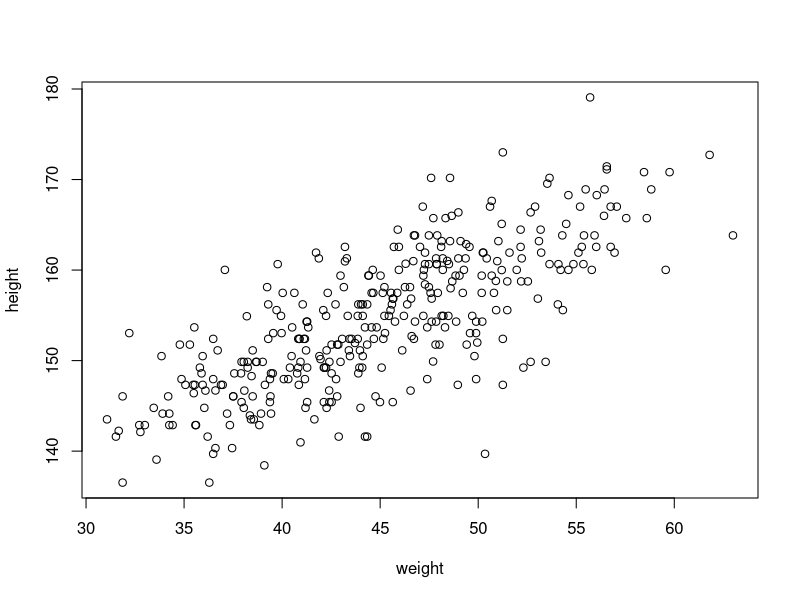
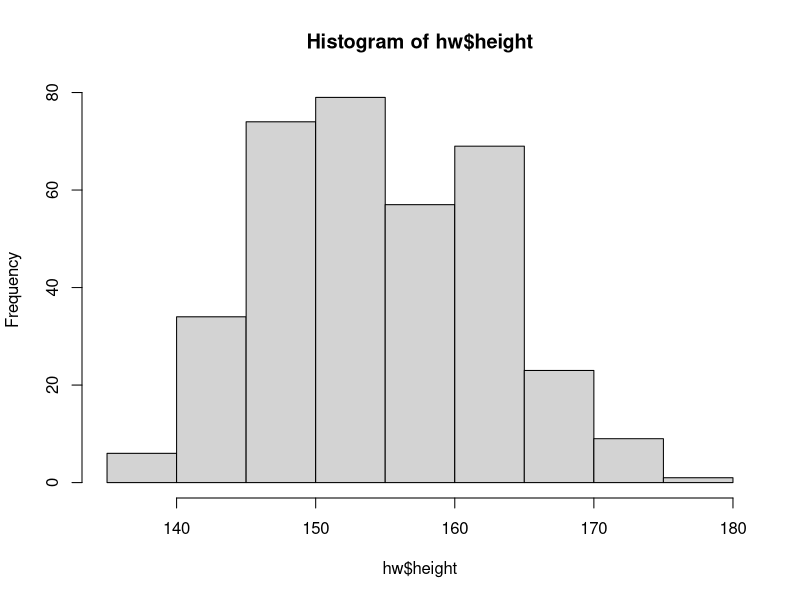
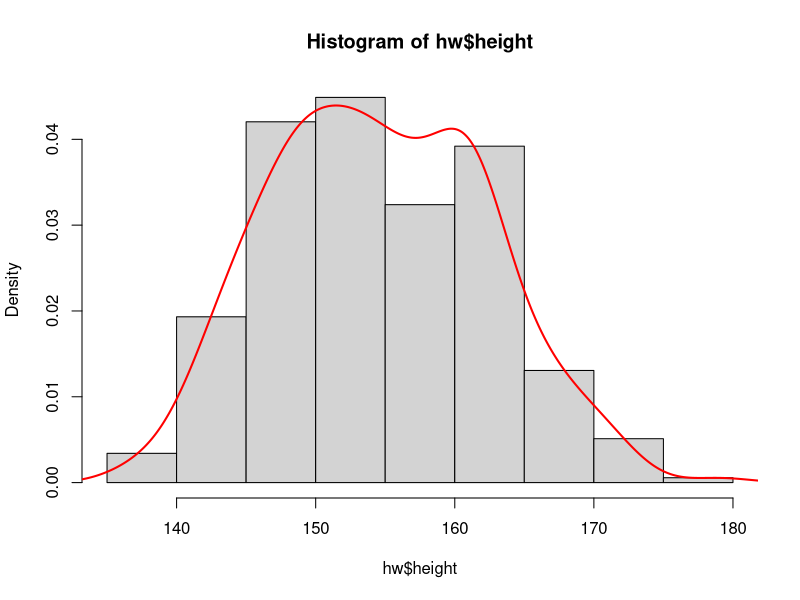
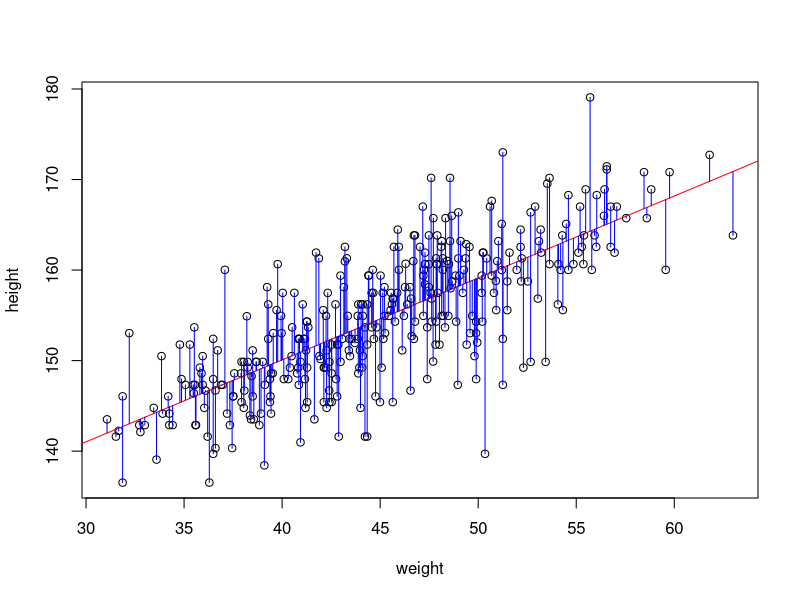
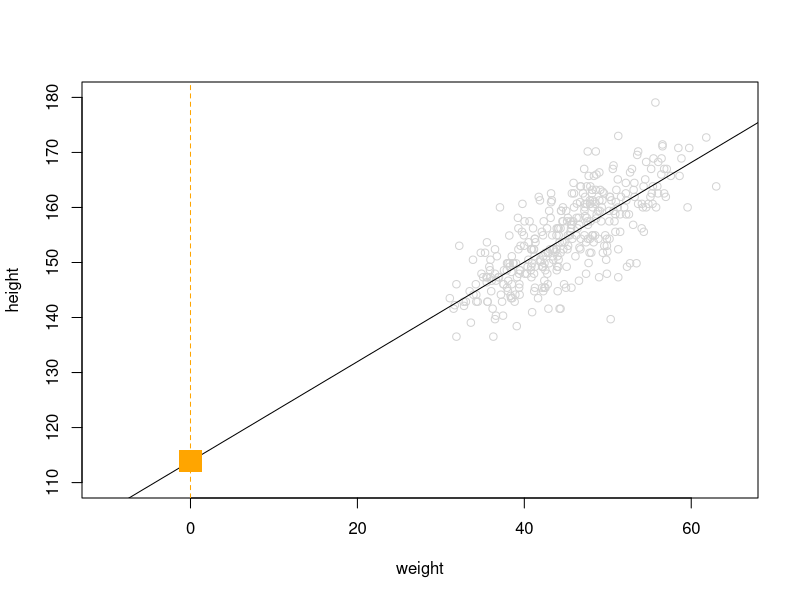
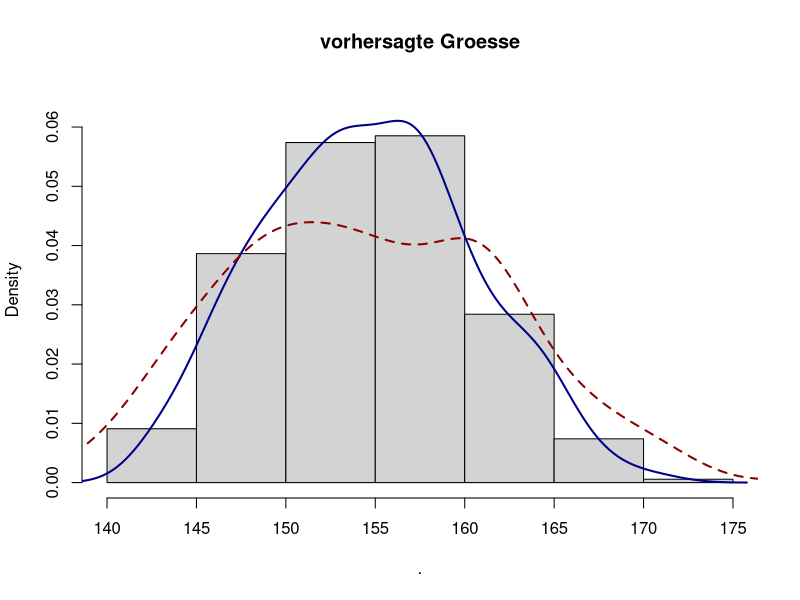
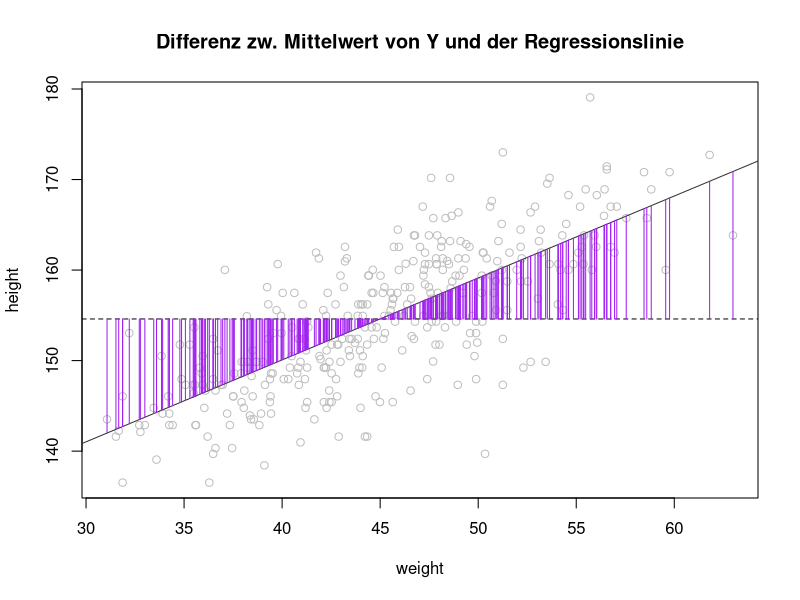
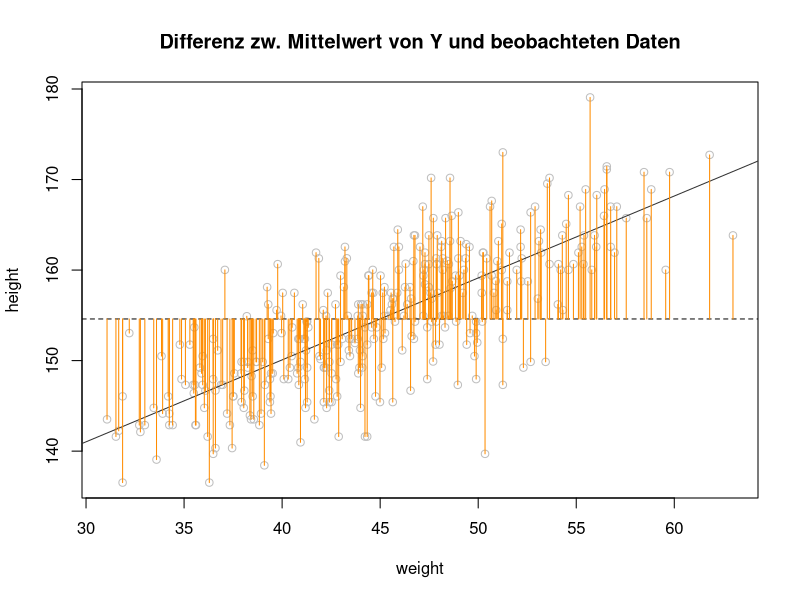

Write R code to recreate these figures, in order.
# Einfuehrung lineare Modelle
# GGSG-Statistikkurs
# September 2018


# Pakete installieren / laden
if(!is.element("tidyverse", installed.packages())) { install.packages("tidyverse") }
library(tidyverse)

# Daten einlesen
hw <- read_csv("howell.csv")

# nur Erwachsene
hw <- subset(hw, age >= 18)

# nach Spalte "height" sortieren
hw <- hw %>% arrange(height)

# Visualisierung: Scatterplot
with(hw, plot(weight, height))

# Visualisierung: Histogramm
hist(hw$height)
hist(hw$height, probability = T)
lines(density(hw$height), col = "red", lwd = 2)

# zurueck zum Scatterplot
with(hw, plot(weight, height))

# Modell anpassen
m01 <- lm(height ~ weight, data = hw)

# Regressionslinie zum Plot hinzufuegen
abline(m01, col = "red")

# Reisuden anzeigen
sapply(1:nrow(hw), 
       function(i)
         lines(x = rep(hw$weight[i], 2),
               y = c(hw$height[i], fitted(m01)[i]), 
               col = "blue")
)

# Zusammenfassung des Modells
summary(m01)


# Modell plotten
# zur Erinnerung: Grundformel ist y = a + b * x
# wobei a der Intercept ist, b die Slope
coef(m01) # Intercept + Slope
a <- coef(m01)[1]
b <- coef(m01)[2] 

# Regressionsgerade durch Punktwolke aus Originaldaten...
# x- und y-Limits werden angepasst, damit wir den Intercept (x = 0) sehen
with(hw, plot(weight, height, col = "lightgrey", xlim = c(-10, 65),
              ylim = c(110, 180)))
abline(a = a, b = b)
points(x = 0, y = a, pch = 15, cex = 3, col = "orange") # intercept
abline(v = 0, col = "orange", lty = 2)

# vorhergesagte + beobachtete Verteilung
predict(m01) %>% hist(probability = T, main = "vorhersagte Groesse",
                      ylim = c(0, 0.065))
predict(m01) %>% density %>% lines(col = "darkblue", lwd = 2)
hw$height %>% density %>% lines(col= "darkred", lwd = 2, lty = 2)


############################
## R^2 manuell errechnen: ##
############################

# R^2 = model sum of squares / total sum of squares

# model sum of squares (SSM): Differenz zwischen
# Mittelwert von Y und der Regressionslinie

# visualisiert:
with(hw, plot(weight, height, col = "grey"))
abline(m01, col = "grey20")
abline(h = mean(hw$height), lty = 2) # Mittelwert

sapply(1:nrow(hw), function(i)
  lines(x = rep(hw$weight[i], 2),
        c(mean(hw$height), fitted(m01)[i]), col = "purple")
)

title("Differenz zw. Mittelwert von Y und der Regressionslinie")


# model sum of squares
ssm <- sum((fitted(m01) - mean(hw$height))^2)



# total sum of squares (SST): Differenz zwischen
# beobachteten daten (observed) und dem
# Mittelwert von Y

# visualisiert:
with(hw, plot(weight, height, col = "grey"))
abline(m01, col = "grey20")
abline(h = mean(hw$height), lty = 2) # Mittelwert

sapply(1:nrow(hw), function(i)
  lines(x = rep(hw$weight[i], 2),
        c(mean(hw$height), hw$height[i]), col = "darkorange")
)

title("Differenz zw. Mittelwert von Y und beobachteten Daten")


sst <- sum((hw$height - mean(hw$height))^2)


# R^2
ssm / sst

# zum Vergleich:
summary(m01)$r.squared

# wegen Rundungsungenauigkeit sind allerdings beide nicht genau gleich:
(ssm / sst) == summary(m01)$r.squared


# SST ist uebrigens die Quadratfehlersumme (ssm)
# des Nullmodells:
m0 <- lm(height ~ 1, data = hw) # nur intercept
summary(m0)

# Nullmodell plotten
with(hw, plot(weight, height, col = "grey"))
abline(m0, col = "orange", lwd = 2) # Regressionsline = Mittelwert


##############################
## F-Wert manuell berechnen ##
##############################

# F = mean model sum of squares / mean residual sum of squares
# residual sum of squares: Differenz zwischen
# beobachteten Daten und Regressionslinie

# wie bereits oben visualisiert:
with(hw, plot(weight, height, col = "grey"))
abline(h = mean(hw$height), col = "blue", lty = 2)
sapply(1:nrow(hw), 
       function(i)
         lines(x = rep(hw$weight[i], 2),
               y = c(hw$height[i], fitted(m01)[i]), 
               col = "blue")
)
title("Differenz zwischen beobachteten Daten und der Regressionslinie")

# ein zufaellig herausgegriffener Punkt
# zur Visualisierung von erklaerter
# und unerklaerter Varianz:
with(hw, points(weight[351], height[351], col = "red", pch = 20))
abline(m01, col = "orange", lwd = 2)
lines(x = rep(hw$weight[351], 2),
      y = c(hw$height[351], mean(hw$height)), col = "red")


# residual sum of squares
ssr <- sum((hw$height - fitted(m01))^2)




# um *mean* model sum of squares und *mean* residual
# sum of squares zu bekommen, muessen wir durch die
# Freiheitsgrade teilen
# fuer SSM sind die Freiheitsgrade einfach die Anzahl der
# Variablen im Modell (hier: 1)
# fuer SSR ist es die Anzahl der Beobachtungen minus Anzahl
# der Parameter, die geschaetzt werden (hier: Intercept und weight,
# also zwei), siehe auch
summary(lm(m01)) # ganz unten: "1 and 350 DF"

# mean model sum of squares
msm <- ssm / 1

# mean residual sum of squares
msr <- ssr / 350

# F = msm / msr
msm / msr

# vergleiche:
summary(lm(m01))$fstatistic


###########################
## Annahmen ueberpruefen ##
###########################

# a) Normalverteilung der Residuen
qqnorm(resid(m01)) 
qqline(resid(m01))

# b) Homoskedastizität der Residuenvarienz
plot(resid(m01), fitted(m01))

# c) keine Kollinearitaet zwischen Praediktoren
# hier nur ein Praediktor, daher irrelevant

# d) keine uebermaessig einflussreichen Datenpunkte.
# Funktion dfbeta() gibt an, um wie viel der jeweilige Koeffizient
# angepasst werden muesste, wenn man den Datenpunkt weglaesst.
# Winter (2017): aendert sich das Vorzeichen des Koeffizienten,
# ist der Datenpunkt auf jeden Fall problematisch. 
# Ansonsten Faustregel: plusminus halber absoluter Wert 
# des Koeffizienten besorgniserregend
(coef(m01)[2] + dfbeta(m01)[,2]) %>% plot
abline(h = coef(m01)[2], col = "red", lty = 2)
coef(m01)[2] + coef(m01)[2] / 2 # deutlich oberhalb des hoechsten Punkts
coef(m01)[2] - coef(m01)[2] / 2 # deutlich unterhalb des niedrigsten Punkts

# aussderdem bietet influencePlot eine Reihe von Diagnostiken
# (aus dem Paket "car")
if(!is.element("car", installed.packages())) {install.packages("car")}
library(car)
influencePlot(m01)
plot(hw$height, hw$weight, col = "darkgrey")
points(hw[c(352, 350, 309, 6),]$height, hw[c(352, 350, 309, 6),]$weight, col="red", pch = 20)


# e) Unabhaengigkeit:
# hier gewaehrleistet, weil jeder Datenpunkt
# eine andere Person repraesentiert



###########################
# Lineare Transformation: #
#    Daten zentrieren     #
###########################

# nochmal: Regressionsgerade durch Punktwolke aus Originaldaten...
# x- und y-Limits werden angepasst, damit wir den 
# Intercept (x = 0) sehen
with(hw, plot(weight, height, col = "lightgrey", xlim = c(-10, 65),
              ylim = c(110, 180)))
abline(a = a, b = b)
points(x = 0, y = a, pch = 15, cex = 3, col = "orange") # intercept
abline(v = 0, col = "orange", lty = 2)
text(0, 120, expression(bold("Gewicht = 0 ?!?")), col = "orange")


# Beide Variablen zentrieren:
hw$weight_c <- hw$weight - mean(hw$weight)
hw$height_c <- hw$height - mean(hw$height)

# vergleichen:
plot(hw$weight, hw$height)
plot(hw$weight_c, hw$height)

# neues Modell:
m02 <- lm(height ~ weight_c, data = hw)
summary(m02)
summary(m01) # zum Vergleich

# Plot:
with(hw, plot(weight_c, height, col = "lightgrey"))
abline(m02, col = "orange", lwd = 2)
points(x = 0, y = coef(m02)[1], pch = 15, cex = 3, col = "orange")
abline(v = 0, lty = 2, col = "orange")
text(0.5, 152, 
     paste0("Mittleres Gewicht: ", round(mean(hw$weight), 2), " kg"),
     col = "orange", adj = 0)

# was sagt uns der Beta-Koeffizient?
coef(m02)
b <- coef(m02)[2]

# steigt "Gewicht" um eine Einheit, 
# dann steigt "Groesse" um ~0.9.
# vergleiche:
a <- coef(m02)[1] # Intercept


# Modell: a + b x
# x sei 1:
(a + b * 1)

# x sei 2:
x = 2
a + b * x
points(x = x, y = (a + b * x), pch = 20, col = "red", cex = 2)

# x sei 3:
x = 3
a + b * x
points(x = x, y = (a + b * x), pch = 20, col = "red", cex = 2)

# etc.!


# welcher Groessenzuwachs ist bei einem Gewichts-
# zuwachs von einer Einheit zu erwarten?
a          # Intercept: vorhergesagte Groesse,
           # wenn Gewicht den Mittelwert hat (~ 45 kg)
a + b      # vorhergesagte Groesse, wenn Gewicht
           # um 1 Einheit groesser ist
mean(hw$weight)


